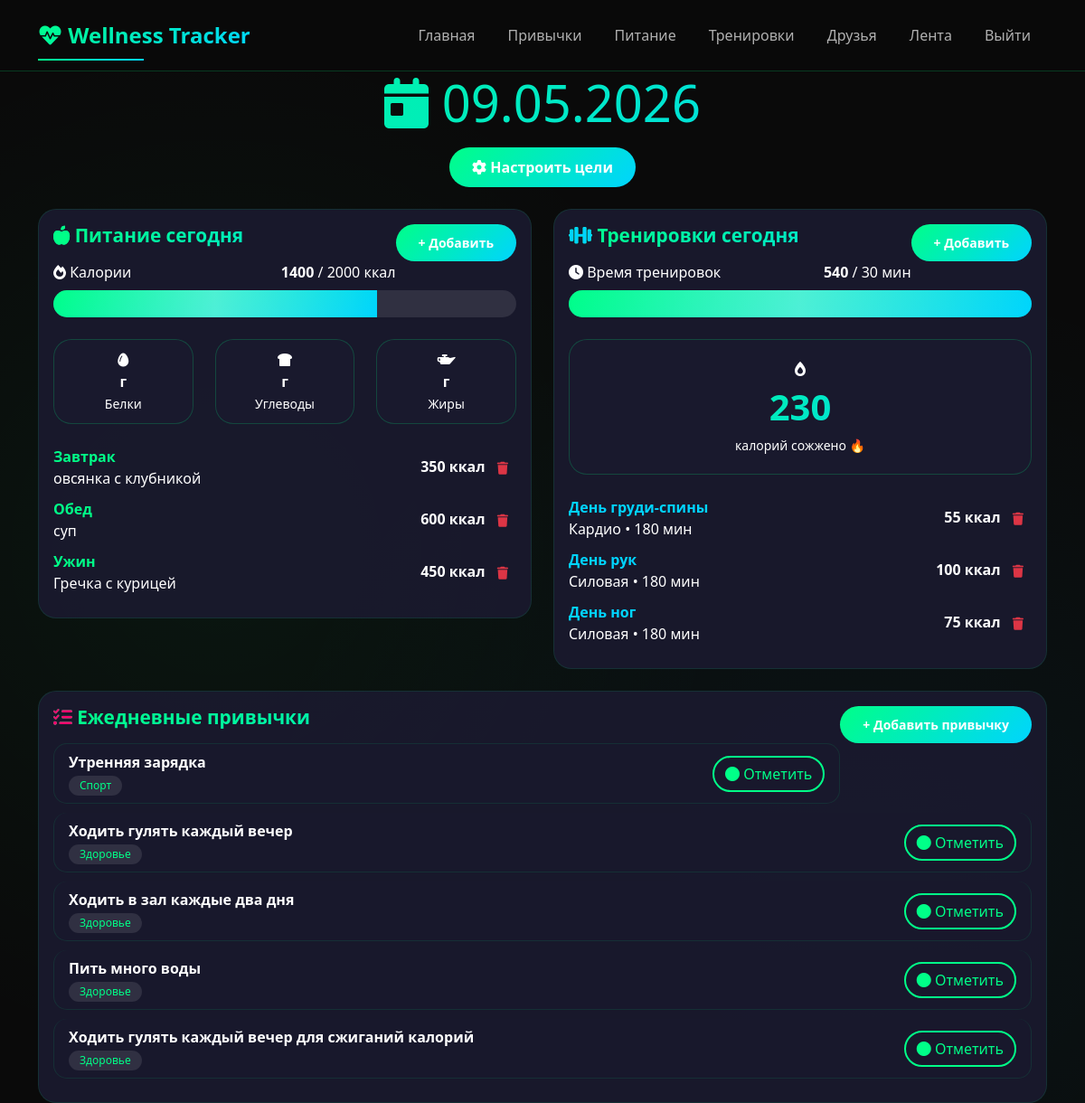
The page / (signed in) on the database its author committed.
### app.py (models this page shows)
class DailyGoal(db.Model):
    __tablename__ = 'daily_goals'
    id = db.Column(db.Integer, primary_key=True)
    user_id = db.Column(db.Integer, db.ForeignKey('users.id'), nullable=False)
    date = db.Column(db.Date, nullable=False, default=datetime.now().date)
    calorie_goal = db.Column(db.Integer, default=2000)
    workout_goal = db.Column(db.Integer, default=30)

class Meal(db.Model):
    __tablename__ = 'meals'
    id = db.Column(db.Integer, primary_key=True)
    user_id = db.Column(db.Integer, db.ForeignKey('users.id'), nullable=False)
    meal_type = db.Column(db.String(50))
    food_name = db.Column(db.String(200))
    calories = db.Column(db.Integer)
    date = db.Column(db.Date, nullable=False, default=datetime.now().date)

class Workout(db.Model):
    __tablename__ = 'workouts'
    id = db.Column(db.Integer, primary_key=True)
    user_id = db.Column(db.Integer, db.ForeignKey('users.id'), nullable=False)
    exercise_name = db.Column(db.String(100))
    category = db.Column(db.String(50))
    duration = db.Column(db.Integer)
    calories_burned = db.Column(db.Integer)
    date = db.Column(db.Date, nullable=False, default=datetime.now().date)

class Habit(db.Model):
    __tablename__ = 'habits'
    id = db.Column(db.Integer, primary_key=True)
    user_id = db.Column(db.Integer, db.ForeignKey('users.id'), nullable=False)
    name = db.Column(db.String(100), nullable=False)
    description = db.Column(db.Text)
    category = db.Column(db.String(50), default='Другое')
    created_at = db.Column(db.DateTime, default=datetime.now)

### app.py (the view)
@app.route('/')
@login_required
def index():
    user = get_user()
    if not user:
        flash('Пожалуйста, войдите в систему', 'warning')
        return redirect(url_for('login'))
    today = datetime.now().date()
    habits = Habit.query.filter_by(user_id=user.id).all()
    habits_with_status = []
    for habit in habits:
        log = HabitLog.query.filter_by(habit_id=habit.id, date=today).first()
        habits_with_status.append({'habit': habit, 'completed': log is not None})
    meals = Meal.query.filter_by(user_id=user.id, date=today).all()
    total_calories = sum(m.calories or 0 for m in meals)
    workouts = Workout.query.filter_by(user_id=user.id, date=today).all()
    total_workout_time = sum(w.duration or 0 for w in workouts)
    total_calories_burned = sum(w.calories_burned or 0 for w in workouts)
    goal = DailyGoal.query.filter_by(user_id=user.id, date=today).first()
    if not goal:
        goal = DailyGoal(user_id=user.id, date=today)
        db.session.add(goal)
        db.session.commit()
    return render_template('index.html',
                         habits=habits_with_status, today=today,
                         meals=meals, total_calories=total_calories,
                         workouts=workouts, total_workout_time=total_workout_time,
                         total_calories_burned=total_calories_burned, goal=goal, user=user)

### app.py (called while the page is built)
def get_user():
    from flask import session
    user_id = session.get('user_id')
    if user_id:
        return User.query.get(user_id)
    return None

def get_current_user():
    from flask import session
    user_id = session.get('user_id')
    if user_id:
        return User.query.get(user_id)
    return None

def login_required(f):
    from functools import wraps
    @wraps(f)
    def decorated_function(*args, **kwargs):
        if not get_current_user():
            flash('Пожалуйста, войдите в систему', 'warning')
            return redirect(url_for('login'))
        return f(*args, **kwargs)
    return decorated_function

### templates/index.html (shortened to what this page needs)
{% extends "base.html" %}
{% block content %}
<div class="fade-in">
    <div class="row mb-4">
        <div class="col-12 text-center">
            <h1 class="display-4" style="background: linear-gradient(135deg, #00ff88, #00d4ff); -webkit-background-clip: text; background-clip: text; color: transparent;">
                <i class="fas fa-calendar-day"></i> {{ today.strftime('%d.%m.%Y') }}
            </h1>
            <button class="btn btn-primary mt-2" data-bs-toggle="modal" data-bs-target="#goalModal">
                <i class="fas fa-cog"></i> Настроить цели
            </button>
        </div>
    </div>
    <div class="row">
        <div class="col-md-6">
            <div class="card fade-in" style="animation-delay: 0.1s;">
                <div class="card-body">
                    <h5 class="card-title">
                        <i class="fas fa-apple-alt" style="color: #00ff88;"></i> Питание сегодня
                        <a href="/add_meal" class="btn btn-sm btn-primary float-end">+ Добавить</a>
                    </h5>
                    <div class="mb-4">
                        <div class="d-flex justify-content-between mb-2">
                            <span><i class="fas fa-fire"></i> Калории</span>
                            <span><strong>{{ total_calories }}</strong> / {{ goal.calorie_goal }} ккал</span>
                        </div>
                        <div class="progress">
                            <div class="progress-bar" style="width: {{ (total_calories / goal.calorie_goal * 100) }}%"></div>
                        </div>
                    </div>
                    <div class="row text-center mb-4">
                        <div class="col-4">
                            <div class="stat-card" style="padding: 10px;">
                                <i class="fas fa-egg"></i>
                                <div><strong>{{ total_protein }}г</strong></div>
                                <small>Белки</small>
                            </div>
                        </div>
                        <div class="col-4">
                            <div class="stat-card" style="padding: 10px;">
                                <i class="fas fa-bread-slice"></i>
                                <div><strong>{{ total_carbs }}г</strong></div>
                                <small>Углеводы</small>
                            </div>
                        </div>
                        <div class="col-4">
                            <div class="stat-card" style="padding: 10px;">
                                <i class="fas fa-oil-can"></i>
                                <div><strong>{{ total_fats }}г</strong></div>
                                <small>Жиры</small>
                            </div>
                        </div>
                    </div>
                    {% if meals %}
                        {% for meal in meals %}
                            <div class="meal-item" style="margin-bottom: 10px;">
                                <div class="d-flex justify-content-between align-items-center">
                                    <div>
                                        <strong style="color: #00ff88;">{{ meal.meal_type }}</strong>
                                        <div>{{ meal.food_name }}</div>
                                    </div>
                                    <div class="text-end">
                                        <strong>{{ meal.calories }} ккал</strong>
                                        <form method="POST" action="/delete_meal/{{ meal.id }}" style="display: inline;">
                                            <button type="submit" class="btn btn-sm btn-link text-danger" onclick="return confirm('Удалить?')">
                                                <i class="fas fa-trash"></i>
                                            </button>
                                        </form>
                                    </div>
                                </div>
                            </div>
                        {% endfor %}
                    {% else %}
                        <p class="text-secondary text-center py-4">
                            <i class="fas fa-utensils fa-2x mb-2 d-block"></i>
                            Нет записей о питании
                        </p>
                    {% endif %}
                </div>
            </div>
        </div>
        <div class="col-md-6">
            <div class="card fade-in" style="animation-delay: 0.2s;">
                <div class="card-body">
                    <h5 class="card-title">
                        <i class="fas fa-dumbbell" style="color: #00d4ff;"></i> Тренировки сегодня
                        <a href="/add_workout" class="btn btn-sm btn-primary float-end">+ Добавить</a>
                    </h5>
                    <div class="mb-4">
                        <div class="d-flex justify-content-between mb-2">
                            <span><i class="fas fa-clock"></i> Время тренировок</span>
                            <span><strong>{{ total_workout_time }}</strong> / {{ goal.workout_goal }} мин</span>
                        </div>
                        <div class="progress">
                            <div class="progress-bar bg-info" style="width: {{ (total_workout_time / goal.workout_goal * 100) }}%"></div>
                        </div>
                    </div>
                    <div class="text-center mb-4">
                        <div class="stat-card">
                            <i class="fas fa-burn"></i>
                            <div class="stat-number">{{ total_calories_burned }}</div>
                            <small>калорий сожжено 🔥</small>
                        </div>
                    </div>
                    {% if workouts %}
                        {% for workout in workouts %}
                            <div class="workout-item" style="margin-bottom: 10px;">
                                <div class="d-flex justify-content-between align-items-center">
                                    <div>
                                        <strong style="color: #00d4ff;">{{ workout.exercise_name }}</strong>
                                        <div>{{ workout.category }} • {{ workout.duration }} мин</div>
                                    </div>
                                    <div class="text-end">
                                        <strong>{{ workout.calories_burned }} ккал</strong>
                                        <form method="POST" action="/delete_workout/{{ workout.id }}" style="display: inline;">
                                            <button type="submit" class="btn btn-sm btn-link text-danger" onclick="return confirm('Удалить?')">
                                                <i class="fas fa-trash"></i>
                                            </button>
                                        </form>
                                    </div>
                                </div>
                            </div>
                        {% endfor %}
                    {% else %}
                        <p class="text-secondary text-center py-4">
                            <i class="fas fa-person-walking fa-2x mb-2 d-block"></i>
                            Нет записей о тренировках
                        </p>
                    {% endif %}
                </div>
            </div>
        </div>
    </div>
    <div class="row mt-4">
        <div class="col-12">
            <div class="card fade-in" style="animation-delay: 0.3s;">
                <div class="card-body">
                    <h5 class="card-title">
                        <i class="fas fa-tasks" style="color: #ff006e;"></i> Ежедневные привычки
                        <a href="/add_habit" class="btn btn-sm btn-primary float-end">+ Добавить привычку</a>
                    </h5>
                    {% if habits %}
                        {% for item in habits %}
                            <div class="list-group-item d-flex justify-content-between align-items-center">
                                <div>
                                    <strong>{{ item.habit.name }}</strong>
                                    <br><span class="badge bg-secondary">{{ item.habit.category }}</span>
                                </div>
                                <button class="btn toggle-habit {% if item.completed %}btn-success{% else %}btn-outline-primary{% endif %}"
                                        data-habit-id="{{ item.habit.id }}">
                                    <i class="fas {% if item.completed %}fa-check-circle{% else %}fa-circle{% endif %}"></i>
                                    {% if item.completed %}Выполнено{% else %}Отметить{% endif %}
                                </button>
                            </div>
                        {% endfor %}
                    {% else %}
                        <p class="text-secondary text-center py-4">
                            <i class="fas fa-smile fa-2x mb-2 d-block"></i>
                            Нет привычек. Добавьте первую!
                        </p>
                    {% endif %}
                </div>
            </div>
        </div>
    </div>
</div>
{% endblock %}

### static/style.css (style rules this page uses)
:root { --bg-primary: #0a0a0a; --bg-secondary: #1a1a2e; --bg-card: rgba(26, 26, 46, 0.95); --neon-green: #00ff88; --neon-blue: #00d4ff; --neon-purple: #9d4edd; --neon-pink: #ff006e; --text-primary: #ffffff; --text-secondary: #b0b0b0; --gradient-1: linear-gradient(135deg, #00ff88 0%, #00d4ff 100%); --gradient-2: linear-gradient(135deg, #9d4edd 0%, #ff006e 100%); --gradient-3: linear-gradient(135deg, #ff006e 0%, #ff8c00 100%); }
* { margin: 0; padding: 0; box-sizing: border-box; }
body { background: var(--bg-primary); background-image: radial-gradient(circle at 20% 50%, rgba(0, 255, 136, 0.05) 0%, transparent 50%), radial-gradient(circle at 80% 80%, rgba(0, 212, 255, 0.05) 0%, transparent 50%); font-family: 'Segoe UI', 'Poppins', system-ui, -apple-system, sans-serif; color: var(--text-primary); min-height: 100vh; }
.card { background: var(--bg-card); backdrop-filter: blur(10px); border: 1px solid rgba(0, 255, 136, 0.1); border-radius: 20px; transition: all 0.4s cubic-bezier(0.175, 0.885, 0.32, 1.275); overflow: hidden; position: relative; }
.card::before { content: ''; position: absolute; top: 0; left: -100%; width: 100%; height: 100%; background: linear-gradient(90deg, transparent, rgba(0, 255, 136, 0.1), transparent); transition: left 0.5s ease; }
.card-title { font-size: 1.3rem; font-weight: 600; margin-bottom: 1rem; background: var(--gradient-1); -webkit-background-clip: text; background-clip: text; color: transparent; }
.btn-primary { background: var(--gradient-1); border: none; border-radius: 50px; padding: 10px 25px; font-weight: 600; transition: all 0.3s ease; position: relative; overflow: hidden; }
.btn-primary::before { content: ''; position: absolute; top: 50%; left: 50%; width: 0; height: 0; border-radius: 50%; background: rgba(255, 255, 255, 0.3); transform: translate(-50%, -50%); transition: width 0.6s, height 0.6s; }
.btn-outline-primary { background: transparent; border: 2px solid var(--neon-green); color: var(--neon-green); border-radius: 50px; transition: all 0.3s ease; }
.progress { background: rgba(255, 255, 255, 0.1); border-radius: 50px; height: 30px; overflow: hidden; position: relative; }
.progress-bar { background: var(--gradient-1); position: relative; overflow: hidden; transition: width 1s ease; }
.progress-bar::after { content: ''; position: absolute; top: 0; left: 0; right: 0; bottom: 0; background: linear-gradient(90deg, transparent, rgba(255, 255, 255, 0.3), transparent); animation: shimmer 2s infinite; }
.stat-card { background: var(--bg-card); backdrop-filter: blur(10px); border: 1px solid rgba(0, 255, 136, 0.2); border-radius: 20px; padding: 20px; text-align: center; transition: all 0.3s ease; position: relative; overflow: hidden; }
.stat-card::before { content: ''; position: absolute; top: -50%; left: -50%; width: 200%; height: 200%; background: radial-gradient(circle, rgba(0, 255, 136, 0.1), transparent); opacity: 0; transition: opacity 0.3s ease; }
.stat-number { font-size: 2.5rem; font-weight: bold; background: var(--gradient-1); -webkit-background-clip: text; background-clip: text; color: transparent; animation: pulse 2s infinite; }
.list-group-item { background: rgba(26, 26, 46, 0.6); border: 1px solid rgba(0, 255, 136, 0.1); border-radius: 15px !important; margin-bottom: 10px; transition: all 0.3s ease; color: var(--text-primary); }
.badge { padding: 5px 12px; border-radius: 50px; font-weight: 500; }
.bg-secondary { background: rgba(255, 255, 255, 0.1) !important; color: var(--neon-green); }
.bg-info { background: var(--gradient-1) !important; color: var(--bg-primary); }
.fade-in { animation: fadeInUp 0.6s ease forwards; }

### rows shown on the page
DailyGoal: calorie_goal "2000", workout_goal "30"
Meal: meal_type "Завтрак", food_name "овсянка с клубникой", calories "350"
Meal: meal_type "Обед", food_name "суп", calories "600"
Meal: meal_type "Ужин", food_name "Гречка с курицей", calories "450"
Workout: exercise_name "День груди-спины", category "Кардио", duration "180", calories_burned "55"
Workout: exercise_name "День рук", category "Силовая", duration "180", calories_burned "100"
Workout: exercise_name "День ног", category "Силовая", duration "180", calories_burned "75"
Habit: habit.name "Утренняя зарядка", habit.category "Спорт"
Habit: habit.name "Ходить гулять каждый вечер", habit.category "Здоровье"
Habit: habit.name "Ходить в зал каждые два дня", habit.category "Здоровье"
Habit: habit.name "Пить много воды", habit.category "Здоровье"
Habit: habit.name "Ходить гулять каждый вечер для сжиганий калорий", habit.category "Здоровье"

### other values the page prints
{{ total_calories }} "1400"
{{ total_workout_time }} "540"
